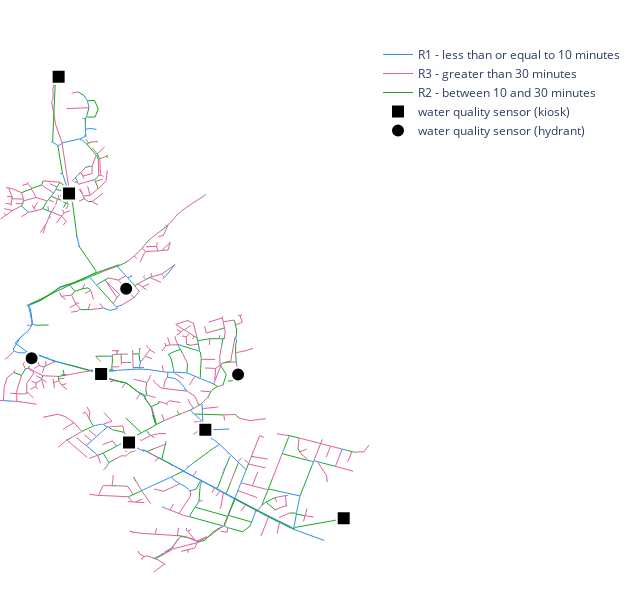
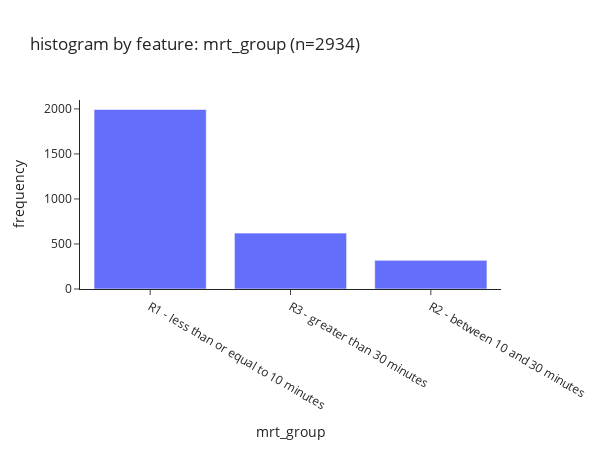

Here is the notebook cell these charts were saved with, in order:
### Markdown cell above
Mean residence time grouping.

### Code cell
mrt_thresh = [10/60, 30/60]
feature_df['mrt_group'] = [
    'R1 - less than or equal to 10 minutes' if mrt <= mrt_thresh[0] else 
    'R2 - between 10 and 30 minutes' if mrt > mrt_thresh[0] and mrt <= mrt_thresh[1] else 
    'R3 - greater than 30 minutes' if mrt > mrt_thresh[1] else 
    np.nan
    for mrt in feature_df['mean_residence_time_h']
]

feature = 'mrt_group'
plot_features(feature_df, wq_sensors=True, show_legend=True, feature=feature)

fig = go.Figure(data=[go.Histogram(x=feature_df[feature], marker=dict(color=default_colors[0]))])
fig.update_layout(
    title=f"histogram by feature: {feature} (n={len(feature_df[feature])})",
    xaxis_title=feature,
    yaxis_title=f"frequency",
    template="simple_white",
    width=600,
    height=450
)
fig.show()

### Figure 1 — Plotly figure (JSON) as saved in the notebook; plotly's stock layout.template omitted (floating-point values rounded to 4 significant figures; data arrays with more than 128 entries replaced by an {"elided": "..."} marker saying what was removed)
{"data": [{"hoverinfo": "text", "line": {"color": "#2E91E5", "width": 1}, "mode": "lines", "name": "R1 - less than or equal to 10 minutes", "text": "mrt_group: R1 - less than or equal to 10 minutes", "type": "scatter", "x": {"elided": "5982 float values"}, "y": {"elided": "5982 float values"}}, {"hoverinfo": "text", "line": {"color": "#E15F99", "width": 1}, "mode": "lines", "name": "R3 - greater than 30 minutes", "text": "mrt_group: R3 - greater than 30 minutes", "type": "scatter", "x": {"elided": "1863 float values"}, "y": {"elided": "1863 float values"}}, {"hoverinfo": "text", "line": {"color": "#1CA71C", "width": 1}, "mode": "lines", "name": "R2 - between 10 and 30 minutes", "text": "mrt_group: R2 - between 10 and 30 minutes", "type": "scatter", "x": {"elided": "957 float values"}, "y": {"elided": "957 float values"}}, {"hoverinfo": "text", "marker": {"color": "black", "line": {"color": "white", "width": 2}, "size": 14, "symbol": "square"}, "mode": "markers", "name": "water quality sensor (kiosk)", "text": ["BW1", "BW2", "BW4", "BW5", "BW9", "BW12"], "type": "scatter", "x": [363500.0, 364600.0, 365500.0, 363800.0, 364000.0, 363600.0], "y": [179800.0, 176800.0, 176000.0, 177269, 176700.0, 178800.0]}, {"hoverinfo": "text", "marker": {"color": "black", "line": {"color": "white", "width": 2}, "size": 14}, "mode": "markers", "name": "water quality sensor (hydrant)", "text": ["BW3", "BW6", "BW7"], "type": "scatter", "x": [363300.0, 364800.0, 364000.0], "y": [177400.0, 177300.0, 178000.0]}], "layout": {"height": 600, "hovermode": "closest", "margin": {"b": 0, "l": 0, "r": 0, "t": 40}, "paper_bgcolor": "white", "plot_bgcolor": "white", "showlegend": true, "width": 625, "xaxis": {"autorange": true, "range": [363100.0, 365700.0], "showgrid": false, "showspikes": false, "showticklabels": false, "type": "linear", "zeroline": false}, "yaxis": {"autorange": true, "range": [175300.0, 180100.0], "showgrid": false, "showspikes": false, "showticklabels": false, "type": "linear", "zeroline": false}}}

### Figure 2 — Plotly figure (JSON) as saved in the notebook; plotly's stock layout.template omitted (floating-point values rounded to 4 significant figures; data arrays with more than 128 entries replaced by an {"elided": "..."} marker saying what was removed)
{"data": [{"marker": {"color": "#636EFA"}, "type": "histogram", "x": {"elided": "2934 str values"}}], "layout": {"height": 450, "title": {"text": "histogram by feature: mrt_group (n=2934)"}, "width": 600, "xaxis": {"autorange": true, "range": [-0.5, 2.5], "title": {"text": "mrt_group"}, "type": "category"}, "yaxis": {"autorange": true, "range": [0, 2099.0], "title": {"text": "frequency"}}}}
